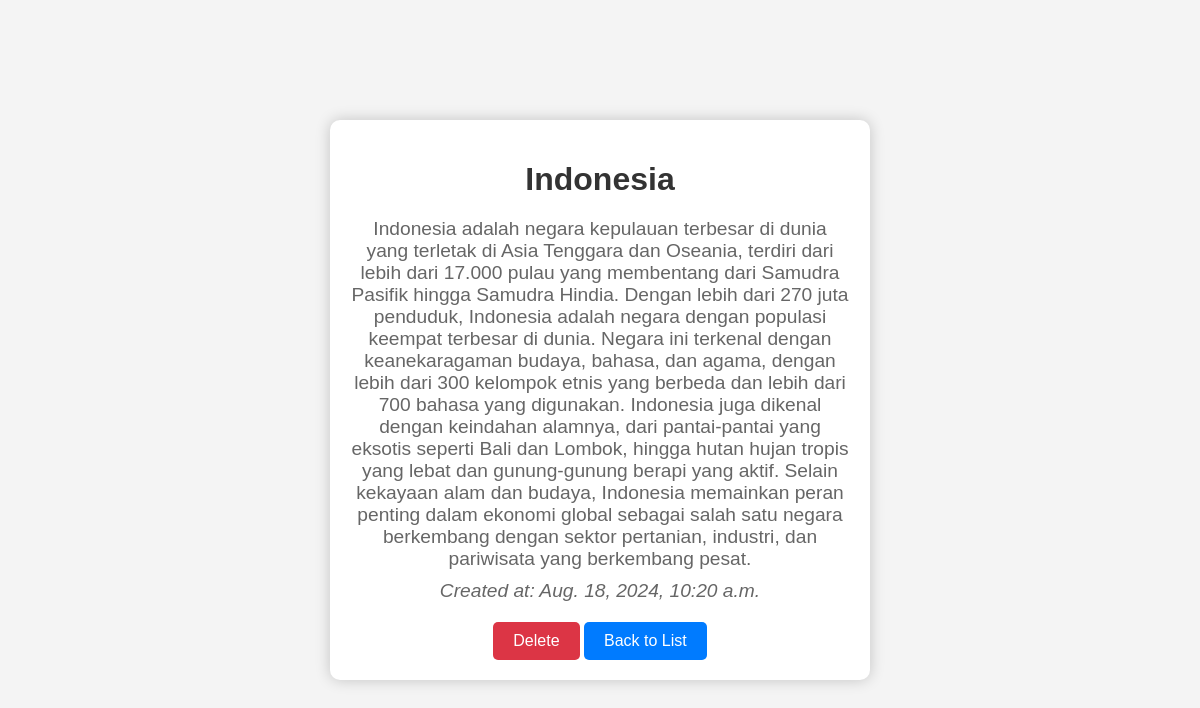
Page /microblog/3/ on the committed database.
### main/models.py (models this page shows, shortened)
class Microblog(models.Model):
    title = models.CharField(max_length=200)
    content = models.TextField()
    created_at = models.DateTimeField(auto_now_add=True)
    updated_at = models.DateTimeField(auto_now=True)

### main/views.py (the view)
# urls.py: path('microblog/<int:pk>/', views.microblog_detail, name='microblog_detail'),
def microblog_detail(request, pk):
    microblog = get_object_or_404(Microblog, pk=pk)
    return render(request, 'main/microblog_detail.html', {'microblog': microblog})

### main/templates/main/microblog_detail.html (shortened to what this page needs)
<!DOCTYPE html>
<html lang="en">
<head>
</head>
<body>
    <div class="container">
        <h1>{{ microblog.title }}</h1>
        <p>{{ microblog.content }}</p>
        <p><em>Created at: {{ microblog.created_at }}</em></p>
        <div>
            <form action="{% url 'microblog_delete' microblog.pk %}" method="post" style="display:inline;">
                <button type="submit" class="button delete">Delete</button>
            </form>
            <a href="{% url 'microblog_list' %}" class="button">Back to List</a>
        </div>
    </div>
</body>
</html>

### main/templates/main/microblog_detail.html (style rules this page uses)
body, html { margin: 0; padding: 0; font-family: Arial, sans-serif; background-color: #f4f4f4; display: flex; justify-content: center; align-items: center; height: 100%; }
.container { background-color: white; padding: 20px; border-radius: 10px; box-shadow: 0 0 15px rgba(0, 0, 0, 0.2); max-width: 500px; text-align: center; }
h1 { font-size: 2em; color: #333; margin-bottom: 20px; }
p { font-size: 1.2em; color: #666; margin: 10px 0; }
.button { display: inline-block; margin-top: 10px; padding: 10px 20px; font-size: 16px; cursor: pointer; border: none; border-radius: 5px; text-decoration: none; color: white; background-color: #007bff; }
.button.delete { background-color: #dc3545; }

### rows in the picture
Microblog: title "Indonesia", content "Indonesia adalah negara kepulauan terbesar di dunia yang terletak di Asia Tenggara dan Oseania, terdiri dari lebih dari 17.000 pulau yang membentang dari Samudra Pasifik hingga Samudra Hindia. Dengan lebih dari 270 juta penduduk, Indonesia adalah negara dengan populasi keempat terbesar di dunia. Negara ini terkenal dengan keanekaragaman budaya, bahasa, dan agama, dengan lebih dari 300 kelompok etnis yang berbeda dan lebih dari 700 bahasa yang digunakan. Indonesia juga dikenal dengan keindahan alamnya, dari pantai-pantai yang eksotis seperti Bali dan Lombok, hingga hutan hujan tropis yang lebat dan gunung-gunung berapi yang aktif. Selain kekayaan alam dan budaya, Indonesia memainkan peran…", created_at "Aug. 18, 2024, 10:20 a.m."
